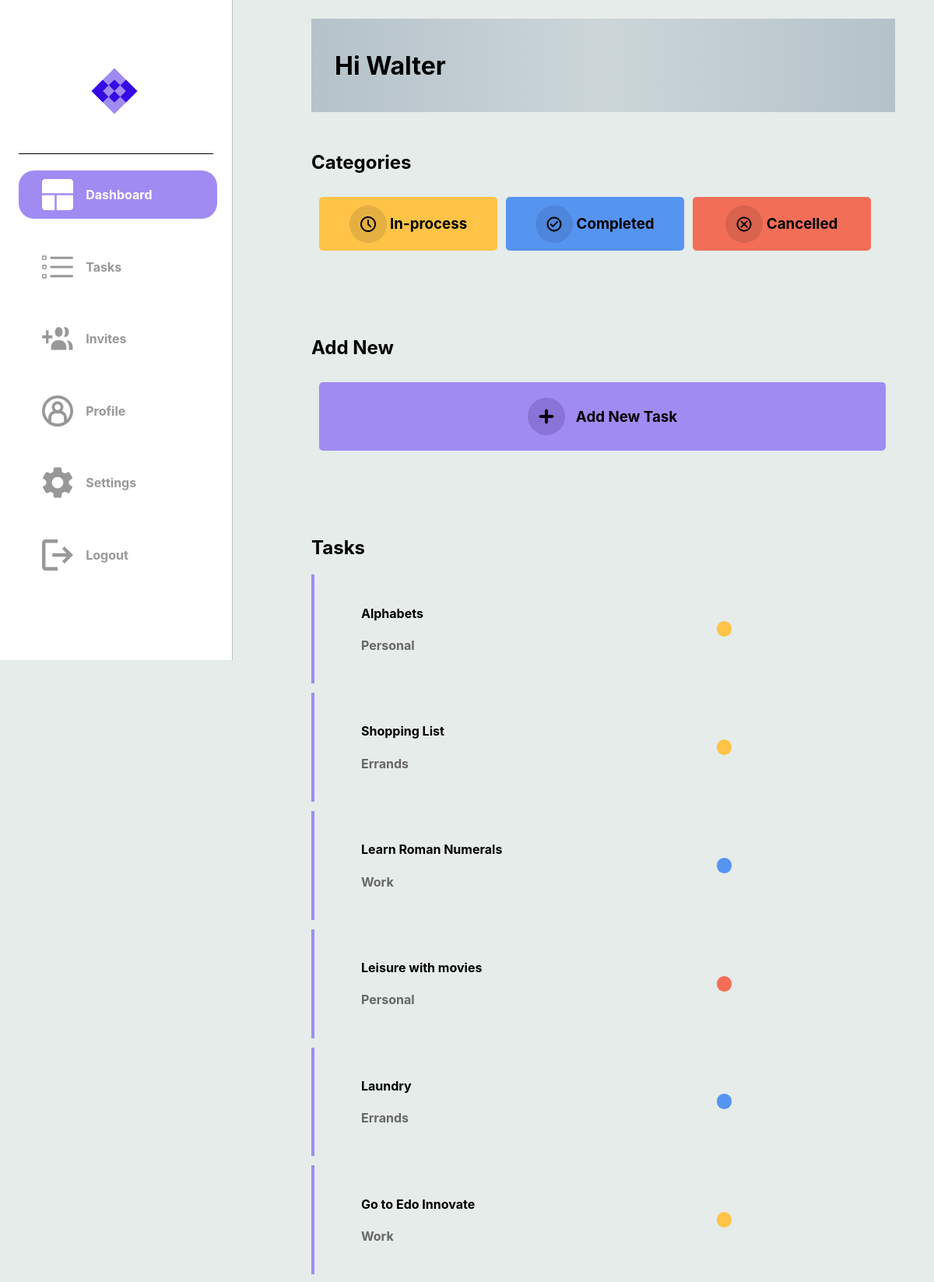
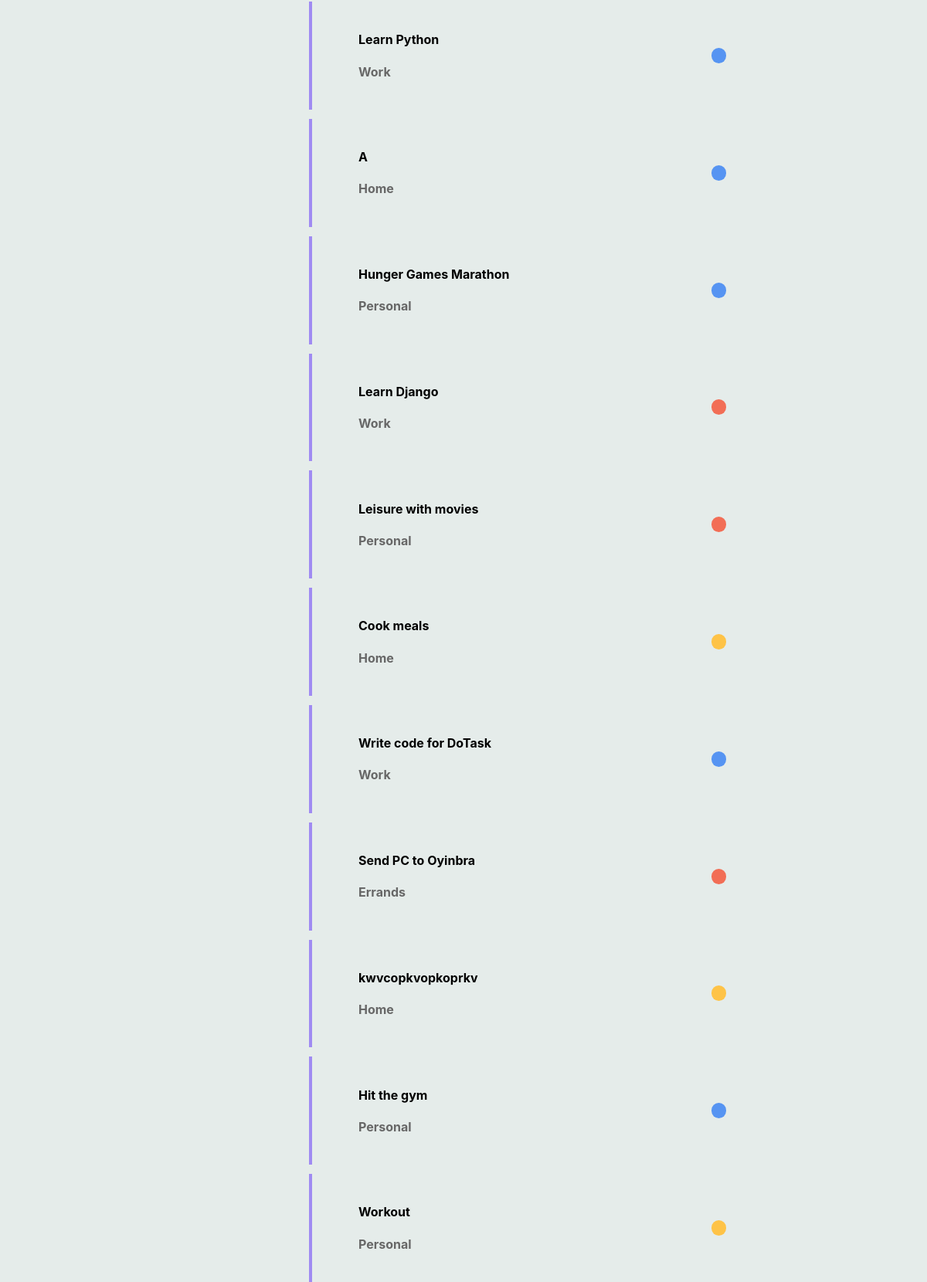
The page /dashboard (signed in) on the database its author committed (2 pictures, top to bottom).
### dotask/models.py (models this page shows)
class User(db.Model, UserMixin):
    __tablename__ = "user"
    id = db.Column(db.Integer, primary_key=True)
    email = db.Column(db.String(50), nullable=False, unique=True)
    password = db.Column(db.String(30), nullable=False)
    username = db.Column(db.String(30), nullable=False, unique=True)
    first_name = db.Column(db.String(30), nullable=False)
    last_name = db.Column(db.String(30), nullable=False)
    tasks = relationship('Task', back_populates='user')

class Task(db.Model):
    __tablename__ = "task"
    id = db.Column(db.Integer, primary_key=True)
    title = db.Column(db.String(100), nullable=False)
    description = db.Column(db.String(400), nullable=False)
    due_date = db.Column(db.Date, nullable=False)
    status = db.Column(Enum(TaskStatus))
    tag = db.Column(Enum(TaskTag))
    user_id = db.Column(db.Integer, db.ForeignKey('user.id'), nullable=False)
    user = relationship('User', back_populates='tasks')

### dotask/routes.py (the view)
@app.route("/dashboard")
@login_required
def hello_dashboard():
    tasks = Task.query.filter_by(user_id=current_user.id).all()
    if tasks:
        return render_template("dashboard.html", tasks=tasks)
    else:
        return render_template("dashboard.html")
    return render_template('dashboard.html')

### dotask/routes.py (called while the page is built)
@app.after_request
def after_request(response):
    response.headers["Cache-Control"] = "no-cache, no-store, must-revalidate"
    return response

@login_manager.user_loader
def load_user(user_id):
    return User.query.get(user_id)

### dotask/templates/dashboard.html (shortened to what this page needs)
<!DOCTYPE html>
<html lang="en">
<head>
    {% extends "layout.html" %}
    {% block head %}
        <link rel="stylesheet" {% block css_tab_colour %} href="../static/page_css_folder/dashboard.css" {% endblock %}/>
    {% endblock %}
    {% block dash_image_colour %}
    <a class="a1" href="{{ url_for('hello_dashboard') }}">
    <div id="logos">
        <img class="imgs" src="../static/dashboard_active.svg">
        <h4 class="sidebar-text">Dashboard</h4>
    </div>
    </a>
    {% endblock dash_image_colour %}
    {% block nav_title %}
    <div class="nav_title">
        <h1>Hi {{ current_user.first_name }}</h1>
    </div>
    {% endblock nav_title %}
    {% block categories %}
    <h2>Categories</h2>
    <div class="cate">
        <a href="{{ url_for('hello_in_process_tasks') }}">
            <div class="cate-container-1">
                <img src="../static/in_process.png">
                <h3>In-process</h3>
            </div>
        </a>
        <a href="{{ url_for('hello_completed_tasks') }}">
            <div class="cate-container-2">
                <img src="../static/completed.svg">
                <h3>Completed</h3>
            </div>
        </a>
        <a href="{{ url_for('hello_cancelled_tasks') }}">
            <div class="cate-container-3">
                <img src="../static/cancelled.svg">
                <h3>Cancelled</h3>
            </div>
        </a>
    </div>
    {% endblock categories %}
    {% block add_task %}
    <h2>Add New</h2>
    <div class="cate">
        <a href="{{ url_for('hello_new_task') }}">
            <div class="cate-container-4">
                <img src="../static/add_task.svg">
                <h3>Add New Task</h3>
            </div>
        </a>
    </div>
    {% endblock add_task %}
    {% block tasks %}
        <h2>Tasks</h2>
        {% if tasks %}
            {% for task in tasks %}
            <a href="{{ url_for('hello_each_task', task_id=task['id']) }}">
            <div class="message-box">
                <div class="message">
                    <h4> {{ task['title'] }} </h4>
                    <h4 style="color: #676767;"> {{ task.tag.name }} </h4>
                </div>
                <div class="message-dot {% if task.status.name == 'In_Progress' %}progress-task
                    {% elif task.status.name == 'Completed' %}completed-task
                    {% elif task.status.name == 'Cancelled' %}cancelled-task
                    {% else %}unknown-task
                    {% endif %}">
                </div>
            </div>
            </a>
            {% endfor %}
            {% else %}
                <div class="message-box">
                    <div class="message">
                        <h2>No Tasks Yet</h2>
                    </div>
                </div>
        {% endif %}
    {% endblock tasks %}

### dotask/templates/layout.html (shortened to what this page needs)
<!DOCTYPE html>
<html lang="en">
<head>
    <link rel="stylesheet" type="text/css" href="../static/fonts.css">
    <link rel="stylesheet" href="../static/layout.css" />
    {% block head %}{% endblock %}
</head>
<body>
    <div class="sidebar">
        <div id="logo">
            <img src="../static/Logo.svg" height="60px" width="60px">
        </div>
        <div>
            {% block dash_image_colour %}{% endblock dash_image_colour %}
        </div>
        <div>
            {% block task_image_colour %}
            <a class="a2" href="{{ url_for('hello_tasks') }}">
            <div id="logos">
                <img class="imgs" src="../static/tasks.svg">
                <h4 class="sidebar-text">Tasks</h4>
            </div>
            </a>
            {% endblock task_image_colour %}
        </div>
        <div>
            {% block invites_image_colour %}
            <a class="a5" href="{{ url_for('hello_invites') }}">
            <div id="logos">
                <img class="imgs" src="../static/invites.svg">
                <h4 class="sidebar-text">Invites</h4>
            </div>
            </a>
            {% endblock invites_image_colour %}
        </div>
        <div>
            {% block profile_image_colour %}
            <a class="a3" href="{{ url_for('hello_profile') }}">
            <div id="logos">
                <img class="imgs" src="../static/profile.svg">
                <h4 class="sidebar-text">Profile</h4>
            </div>
            </a>
            {% endblock profile_image_colour %}
        </div>
        <div>
            {% block settings_image_colour %}
            <a class="a4" href="{{ url_for('hello_settings') }}">
            <div id="logos">
                <img class="imgs" src="../static/settings.svg">
                <h4 class="sidebar-text">Settings</h4>
            </div>
            </a>
            {% endblock settings_image_colour %}
        </div>
        <div>
            <a href="{{ url_for('hello_logout') }}">
            <div id="logos">
                <img class="imgs" src="../static/logout.svg">
                <h4 class="sidebar-text">Logout</h4>
            </div>
            </a>
        </div>
    </div>
    <div id="content">
        {% block nav_title %}
        {% endblock nav_title %}
        {% block categories %}
        {% endblock categories %}
        {% block add_task %}
        {% endblock add_task %}
        {% block tasks %}
        {% endblock tasks %}
    </div>
</body>
</html>

### dotask/static/layout.css (style rules this page uses)
@media (min-width: 768px) { body { margin: auto; padding: auto; background-color: #E5ECEA; display: flex; font-family: inter; } }
@media (min-width: 768px) { .sidebar { width: 250px; height: 100vh; padding: 2%; background-color: #FFFFFF; border-right: 1px #B5C2CA solid; position: fixed; display: block; justify-content: space-evenly; align-items: top; } }
@media (min-width: 768px) { .sidebar > div:nth-child(1) { display: none; } }
@media (min-width: 768px) { .sidebar > div { width: 100%; height: 10%; margin: 5% auto; border-radius: 20px; display: flex; justify-content: start; align-items: center; font-family: inter; } }
@media (min-width: 768px) { a { text-decoration: none; color: black; } }
@media (min-width: 768px) { .sidebar > div > a { width: 90%; text-decoration: none; } }
@media (min-width: 768px) { .sidebar > div > a > div { width: 100%; height: 10%; padding-left: 30px; margin: 5% auto; border-radius: 20px; } }
@media (min-width: 768px) { #logo { width: 100%; height: 20%; display: flex; justify-content: center; border-radius: 0px; border-bottom: 1px black solid; } }
@media (min-width: 768px) { #logos { width: 100%; display: grid; grid-template-columns: 1fr 3fr; align-items: center; } }
@media (min-width: 768px) { .sidebar-text { color: #989898; font-size: 1rem; } }
@media (min-width: 768px) { .imgs { height: 40px; width: 40px; } }
@media (min-width: 768px) { #content { width: 600px; display: block; margin-top: 2%; padding-left: 400px; } }

### dotask/static/page_css_folder/dashboard.css (style rules this page uses)
.a1 > div { background-color: #A08BF2; width: 100%; height: 10%; padding-left: 30px; margin: 5% auto; border-radius: 20px; color: white; }
.a1 > div > h4 { color: white; }
.a1 > div > img { fill: #FFFFFF; }
.nav_title { padding-left: 5%; margin-bottom: 50px; background-image: linear-gradient(to right, #B5C2CA , #CCD6D9, #B5C2CA); display: flex; justify-content: start; align-items: center; width: 60vw; height: 15vh; }
img { padding-right: 2%; }
.cate { width: 60vw; margin-bottom: 50px; display: flex; }
a { text-decoration: none; }
.cate > a { width: 60vw; padding-bottom: 50px; margin: 10px; }
.cate > a > div { width: 100%; padding: 2%; border-radius: 5px; display: flex; justify-self: start; align-items: center; }
.cate-container-1 { background-color: #FEC347; justify-content: center; }
.cate-container-2 { background-color: #5694F2; justify-content: center; }
.cate-container-3 { background-color: #F26E56; justify-content: center; }
.cate-container-4 { background-color: #A08BF2; align-items: center; justify-content: center; }
.message-box { display: flex; margin-top: 2%; padding-right: 10%; padding-left: 10%; padding-top: 3%; padding-bottom: 3%; border-left: 4px solid #A08BF2; display: flex; justify-content: center; align-items: center; }
.message { width: 100%; border-radius: 5px; display: block; justify-content: center; align-items: center; }
.message-dot { width: 20px; height: 20px; border-radius: 50px; }
.progress-task { background-color: #FEC347; }
.completed-task { background-color: #5694F2; }
.cancelled-task { background-color: #F26E56; }

### rows shown on the page
User: first_name "Walter"
Task: title "Alphabets", tag.name "Personal"
Task: title "Shopping List", tag.name "Errands"
Task: title "Learn Roman Numerals", tag.name "Work"
Task: title "Leisure with movies", tag.name "Personal"
Task: title "Laundry", tag.name "Errands"
Task: title "Go to Edo Innovate", tag.name "Work"
Task: title "Learn Python", tag.name "Work"
Task: title "A", tag.name "Home"
Task: title "Hunger Games Marathon", tag.name "Personal"
Task: title "Learn Django", tag.name "Work"
Task: title "Leisure with movies", tag.name "Personal"
Task: title "Cook meals", tag.name "Home"
Task: title "Write code for DoTask", tag.name "Work"
Task: title "Send PC to Oyinbra", tag.name "Errands"
Task: title "kwvcopkvopkoprkv", tag.name "Home"
Task: title "Hit the gym", tag.name "Personal"
Task: title "Workout", tag.name "Personal"
